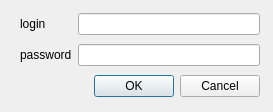
<?xml version="1.0" encoding="UTF-8"?>
<ui version="4.0">
 <class>Dialog</class>
 <widget class="QDialog" name="Dialog">
  <property name="geometry">
   <rect>
    <x>0</x>
    <y>0</y>
    <width>273</width>
    <height>112</height>
   </rect>
  </property>
  <property name="windowTitle">
   <string>Enter credentials</string>
  </property>
  <widget class="QWidget" name="gridLayoutWidget">
   <property name="geometry">
    <rect>
     <x>20</x>
     <y>10</y>
     <width>240</width>
     <height>91</height>
    </rect>
   </property>
   <layout class="QGridLayout" name="gridLayout">
    <item row="0" column="0">
     <widget class="QLabel" name="label">
      <property name="text">
       <string>login</string>
      </property>
     </widget>
    </item>
    <item row="1" column="0">
     <widget class="QLabel" name="label_2">
      <property name="text">
       <string>password</string>
      </property>
     </widget>
    </item>
    <item row="1" column="1">
     <widget class="QLineEdit" name="passwordLineEdit">
      <property name="echoMode">
       <enum>QLineEdit::Password</enum>
      </property>
     </widget>
    </item>
    <item row="0" column="1">
     <widget class="QLineEdit" name="loginLineEdit"/>
    </item>
    <item row="2" column="1">
     <widget class="QDialogButtonBox" name="buttonBox">
      <property name="orientation">
       <enum>Qt::Horizontal</enum>
      </property>
      <property name="standardButtons">
       <set>QDialogButtonBox::Cancel|QDialogButtonBox::Ok</set>
      </property>
     </widget>
    </item>
   </layout>
  </widget>
 </widget>
 <resources/>
 <connections>
  <connection>
   <sender>buttonBox</sender>
   <signal>accepted()</signal>
   <receiver>Dialog</receiver>
   <slot>accept()</slot>
   <hints>
    <hint type="sourcelabel">
     <x>248</x>
     <y>254</y>
    </hint>
    <hint type="destinationlabel">
     <x>157</x>
     <y>274</y>
    </hint>
   </hints>
  </connection>
  <connection>
   <sender>buttonBox</sender>
   <signal>rejected()</signal>
   <receiver>Dialog</receiver>
   <slot>reject()</slot>
   <hints>
    <hint type="sourcelabel">
     <x>316</x>
     <y>260</y>
    </hint>
    <hint type="destinationlabel">
     <x>286</x>
     <y>274</y>
    </hint>
   </hints>
  </connection>
 </connections>
</ui>
